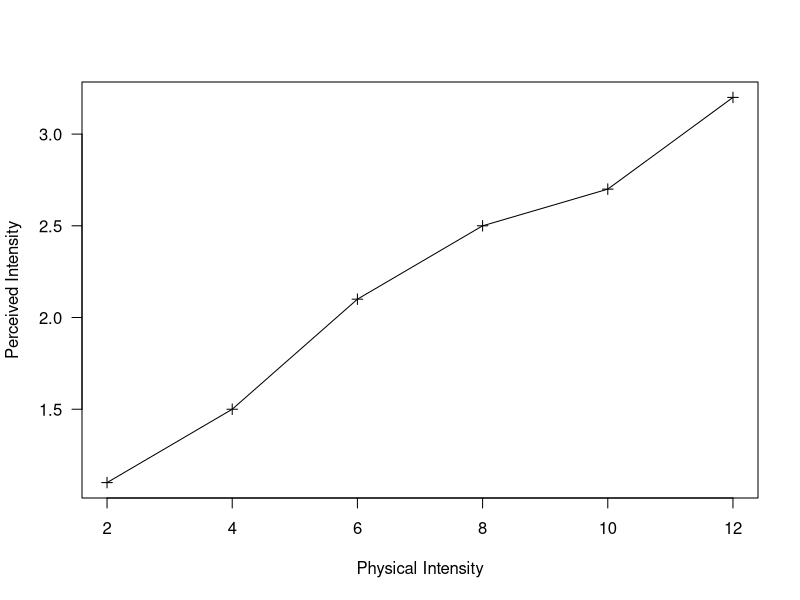

Source code (R):
dev.off() # clear the graphs

#Some psychophysics stimuli (stimulus magnitudes) for the input
stimuli<-c(2, 4, 6, 8, 10, 12)

#points representing some experimental data (observations of perceived intensity)
observations <-c(1.1, 1.5, 2.1, 2.5, 2.7, 3.2)
n <- length(observations)

#plot the stimulus magnitudes and the associated observations
plot(stimuli,observations, pch=3, las=1,
     xlab='Physical Intensity',
     ylab='Perceived Intensity')

#fit Nihm's law and superimpose in graph
lm_n <- lm(observations ~ poly(stimuli,n-1))
lines(stimuli,predict(lm_n))

# Exercise: generate observations from a variety of functions (with variability), and fit polynomial as above
# Example:
observations <- log(stimuli) + rnorm(n,0,1)
# Things to try: different amounts of noise, linear fn, exponential, decreasing function, quadratic, sin...